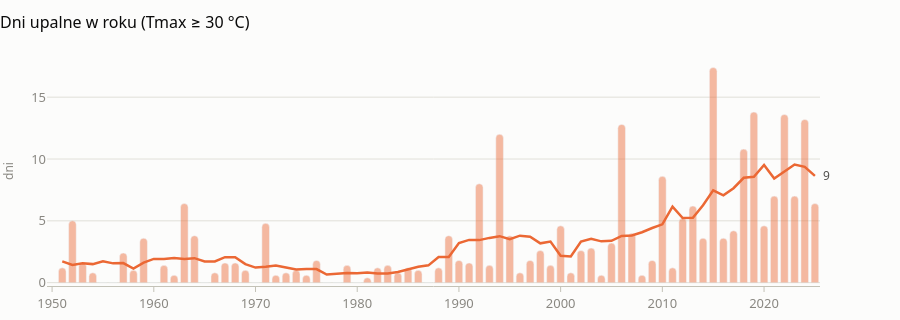

Here is the notebook cell this chart was saved with:
### Markdown cell above
### Pytanie 2: Upały i mrozy

### Code cell
charts.yearly_counts(yearly, "hot_days", "Dni upalne w roku (Tmax ≥ 30 °C)", charts.ORANGE)

### Figure 1 — Plotly figure (JSON) as saved in the notebook; plotly's stock layout.template omitted (floating-point values rounded to 4 significant figures)
{"data": [{"hovertemplate": "%{y:.1f} dni<extra></extra>", "marker": {"color": "#eb6834", "cornerradius": 4, "opacity": 0.45}, "name": "Rok", "type": "bar", "x": [1951, 1952, 1953, 1954, 1955, 1956, 1957, 1958, 1959, 1960, 1961, 1962, 1963, 1964, 1965, 1966, 1967, 1968, 1969, 1970, 1971, 1972, 1973, 1974, 1975, 1976, 1977, 1978, 1979, 1980, 1981, 1982, 1983, 1984, 1985, 1986, 1987, 1988, 1989, 1990, 1991, 1992, 1993, 1994, 1995, 1996, 1997, 1998, 1999, 2000, 2001, 2002, 2003, 2004, 2005, 2006, 2007, 2008, 2009, 2010, 2011, 2012, 2013, 2014, 2015, 2016, 2017, 2018, 2019, 2020, 2021, 2022, 2023, 2024, 2025], "y": [1.2, 5.0, 1.6, 0.8, 0.0, 0.0, 2.4, 1.0, 3.6, 0.0, 1.4, 0.6, 6.4, 3.8, 0.0, 0.8, 1.6, 1.6, 1.0, 0.0, 4.8, 0.6, 0.8, 1.0, 0.6, 1.8, 0.0, 0.0, 1.4, 0.0, 0.4, 1.2, 1.4, 0.8, 1.2, 1.0, 0.0, 1.2, 3.8, 1.8, 1.6, 8.0, 1.4, 12.0, 3.8, 0.8, 1.8, 2.6, 1.4, 4.6, 0.8, 2.6, 2.8, 0.6, 3.2, 12.8, 4.0, 0.6, 1.8, 8.6, 1.2, 5.2, 6.2, 3.6, 17.4, 3.6, 4.2, 10.8, 13.8, 4.6, 7.0, 13.6, 7.0, 13.2, 6.4]}, {"hovertemplate": "%{y:.1f} dni<extra>średnia 10-letnia</extra>", "line": {"color": "#eb6834", "width": 2.5}, "mode": "lines", "name": "Średnia 10-letnia", "type": "scatter", "x": [1951, 1952, 1953, 1954, 1955, 1956, 1957, 1958, 1959, 1960, 1961, 1962, 1963, 1964, 1965, 1966, 1967, 1968, 1969, 1970, 1971, 1972, 1973, 1974, 1975, 1976, 1977, 1978, 1979, 1980, 1981, 1982, 1983, 1984, 1985, 1986, 1987, 1988, 1989, 1990, 1991, 1992, 1993, 1994, 1995, 1996, 1997, 1998, 1999, 2000, 2001, 2002, 2003, 2004, 2005, 2006, 2007, 2008, 2009, 2010, 2011, 2012, 2013, 2014, 2015, 2016, 2017, 2018, 2019, 2020, 2021, 2022, 2023, 2024, 2025], "y": [1.72, 1.433, 1.571, 1.5, 1.733, 1.56, 1.58, 1.14, 1.62, 1.92, 1.92, 2.0, 1.92, 1.98, 1.72, 1.72, 2.06, 2.06, 1.5, 1.22, 1.28, 1.38, 1.22, 1.06, 1.1, 1.1, 0.66, 0.72, 0.78, 0.76, 0.82, 0.74, 0.74, 0.86, 1.1, 1.28, 1.4, 2.08, 2.08, 3.2, 3.46, 3.44, 3.62, 3.76, 3.52, 3.8, 3.72, 3.18, 3.32, 2.18, 2.12, 3.32, 3.54, 3.34, 3.38, 3.78, 3.82, 4.08, 4.42, 4.72, 6.14, 5.22, 5.24, 6.26, 7.46, 7.06, 7.64, 8.48, 8.56, 9.52, 8.42, 8.956, 9.55, 9.371, 8.633]}], "layout": {"annotations": [{"font": {"color": "#52514e", "size": 12}, "showarrow": false, "text": "9", "x": 2025, "xanchor": "left", "xshift": 6, "y": 8.633}], "bargap": 0.25, "font": {"color": "#52514e", "family": "system-ui, -apple-system, \"Segoe UI\", sans-serif", "size": 13}, "height": 320, "hoverlabel": {"bgcolor": "#fcfcfb", "bordercolor": "#c3c2b7", "font": {"family": "system-ui, -apple-system, \"Segoe UI\", sans-serif"}}, "hovermode": "x unified", "margin": {"b": 8, "l": 8, "r": 80, "t": 56}, "paper_bgcolor": "#fcfcfb", "plot_bgcolor": "#fcfcfb", "separators": ", ", "showlegend": false, "title": {"font": {"color": "#0b0b0b", "size": 16}, "text": "Dni upalne w roku (Tmax ≥ 30 °C)", "x": 0, "xanchor": "left"}, "xaxis": {"dtick": 10, "linecolor": "#c3c2b7", "range": [1950.0, 2026.0], "showgrid": false, "tick0": 1960, "tickcolor": "#c3c2b7", "tickfont": {"color": "#898781"}, "ticks": "outside"}, "yaxis": {"gridcolor": "#e1e0d9", "gridwidth": 1, "tickfont": {"color": "#898781"}, "title": {"font": {"color": "#898781", "size": 12}, "text": "dni"}, "zeroline": false}}}
